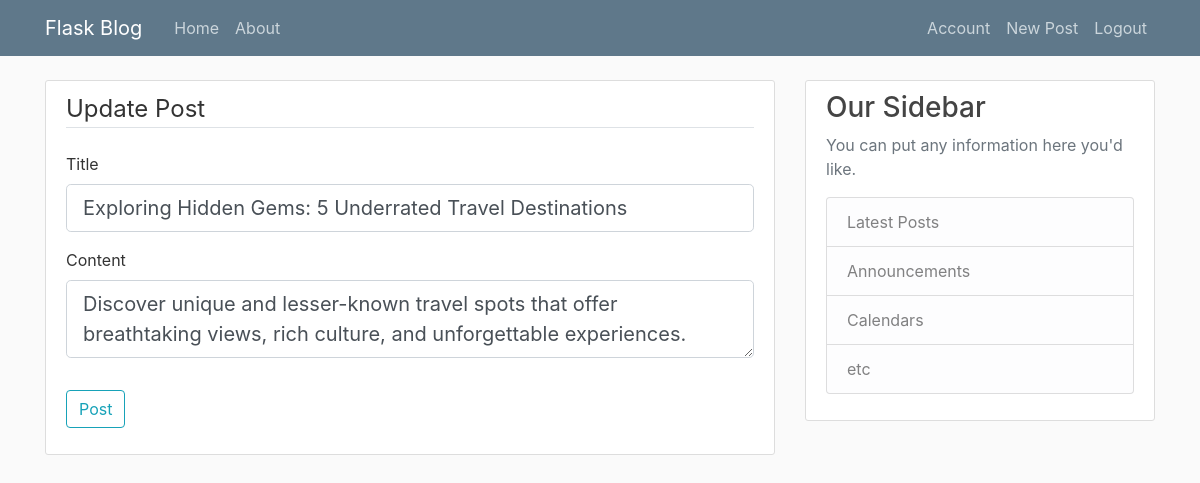
Screenshot of /post/4/update (signed in) with the database file from the repository.
### flaskblog/models.py (models this page shows, shortened)
class Post(db.Model):
    id = db.Column(db.Integer, primary_key=True)
    title = db.Column(db.String(100), nullable=False)
    date_posted = db.Column(db.DateTime, nullable=False, default=datetime.utcnow)
    content = db.Column(db.Text, nullable=False)
    user_id = db.Column(db.Integer, db.ForeignKey('user.id'), nullable=False)

### flaskblog/routes.py (the view)
@app.route('/post/<int:post_id>/update', methods=['GET', 'POST'])
@login_required
def update_post(post_id):
    post = Post.query.get_or_404(post_id)
    if post.author != current_user:
        abort(403)
    form = PostForm()
    if form.validate_on_submit():
        post.title = form.title.data
        post.content = form.content.data
        db.session.commit()
        flash('Your post has been updated!', 'success')
        return redirect(url_for('post', post_id=post.id))
    elif request.method == 'GET':
        form.title.data = post.title
        form.content.data = post.content
    return render_template('create_post.html', title='Update Post', form=form, legend='Update Post')

### flaskblog/forms.py
class PostForm(FlaskForm):
    title = StringField('Title', validators=[DataRequired()])
    content = TextAreaField('Content', validators=[DataRequired()])
    submit = SubmitField('Post')

### flaskblog/models.py (called while the page is built)
@login_manager.user_loader
def load_user(user_id):
    return User.query.get(int(user_id))

### flaskblog/templates/create_post.html (shortened to what this page needs)
{% extends "layout.html" %}
{% block content %}
<div class="content-section">
    <form action="" method="post">
        <fieldset class="form-group">
            <legend class="border-bottom mb-4">{{ legend }}</legend>
            <div class="form-group">
                {{ form.title.label(class="form-control-label") }}
                {% if form.title.errors %}
                {{ form.title(class="form-control form-control-lg is-invalid") }}
                <div class="invalid-feedback">
                    {% for error in form.title.errors %}
                    <span>{{ error }}</span>
                    {% endfor %}
                </div>
                {% else %}
                {{ form.title(class="form-control form-control-lg") }}
                {% endif %}
            </div>
            <div class="form-group">
                {{ form.content.label(class="form-control-label") }}
                {% if form.content.errors %}
                {{ form.content(class="form-control form-control-lg is-invalid") }}
                <div class="invalid-feedback">
                    {% for error in form.content.errors %}
                    <span>{{ error }}</span>
                    {% endfor %}
                </div>
                {% else %}
                {{ form.content(class="form-control form-control-lg") }}
                {% endif %}
            </div>
        </fieldset>
        <div class="form-group">
            {{ form.submit(class="btn btn-outline-info") }}
        </div>
    </form>
</div>
{% endblock content %}

### flaskblog/static/main.css (style rules this page uses)
body { background: #fafafa; color: #333333; margin-top: 5rem; }
.content-section { background: #ffffff; padding: 10px 20px; border: 1px solid #dddddd; border-radius: 3px; margin-bottom: 20px; }

### rows the page displays
Post: title "Exploring Hidden Gems: 5 Underrated Travel Destinations", content "Discover unique and lesser-known travel spots that offer breathtaking views, rich culture, and unforgettable experiences."

### other values shown
{{ legend }} "Update Post"
